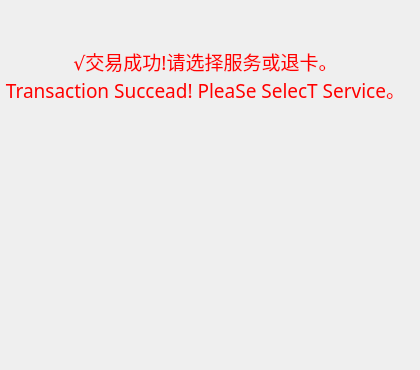
    <widget class="QWidget" name="TransactionInfopage">
     <property name="styleSheet">
      <string notr="true">border-image: url(:/images/img/blackBackground.jpg);</string>
     </property>
     <widget class="QLabel" name="label_9">
      <property name="geometry">
       <rect>
        <x>0</x>
        <y>20</y>
        <width>411</width>
        <height>111</height>
       </rect>
      </property>
      <property name="font">
       <font>
        <family>Adobe Devanagari</family>
        <pointsize>14</pointsize>
       </font>
      </property>
      <property name="styleSheet">
       <string notr="true">color: rgb(255, 0, 0);
border-image: url(:/images/img/balckBackground1.jpg);</string>
      </property>
      <property name="text">
       <string>√交易成功!请选择服务或退卡。
Transaction Succead! PleaSe SelecT Service。</string>
      </property>
      <property name="alignment">
       <set>Qt::AlignCenter</set>
      </property>
     </widget>
     <widget class="QLabel" name="label_ckinfobalance">
      <property name="geometry">
       <rect>
        <x>0</x>
        <y>154</y>
        <width>411</width>
        <height>91</height>
       </rect>
      </property>
      <property name="font">
       <font>
        <family>Adobe Devanagari</family>
        <pointsize>14</pointsize>
       </font>
      </property>
      <property name="styleSheet">
       <string notr="true">color: rgb(255, 0, 0);
border-image: url(:/images/img/balckBackground1.jpg);</string>
      </property>
      <property name="text">
       <string/>
      </property>
      <property name="alignment">
       <set>Qt::AlignCenter</set>
      </property>
     </widget>
     <widget class="QLabel" name="label_ckinfokybalance">
      <property name="geometry">
       <rect>
        <x>0</x>
        <y>270</y>
        <width>411</width>
        <height>91</height>
       </rect>
      </property>
      <property name="font">
       <font>
        <family>Adobe Devanagari</family>
        <pointsize>14</pointsize>
       </font>
      </property>
      <property name="styleSheet">
       <string notr="true">color: rgb(255, 0, 0);
border-image: url(:/images/img/balckBackground1.jpg);</string>
      </property>
      <property name="text">
       <string/>
      </property>
      <property name="alignment">
       <set>Qt::AlignCenter</set>
      </property>
     </widget>
    </widget>
